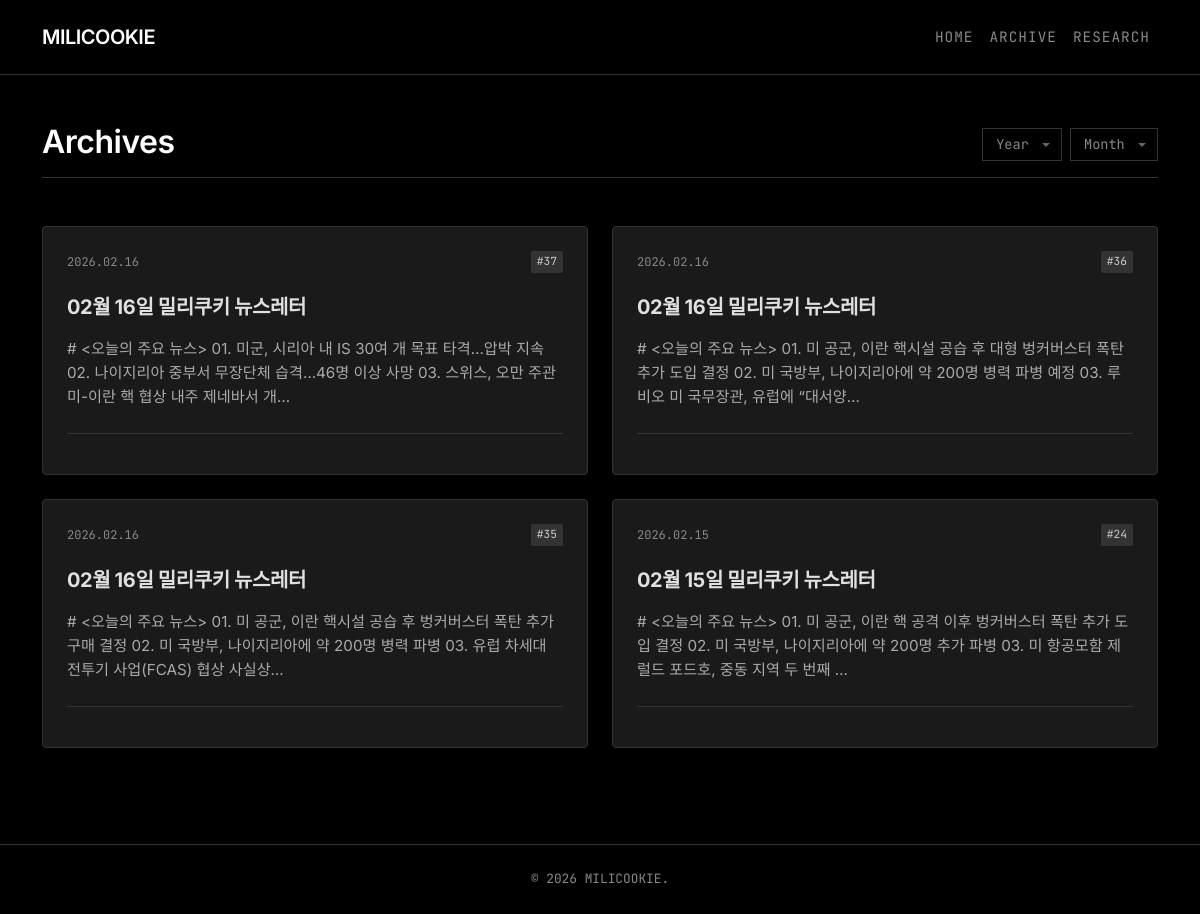
Page /archive/ on the earlier database version.
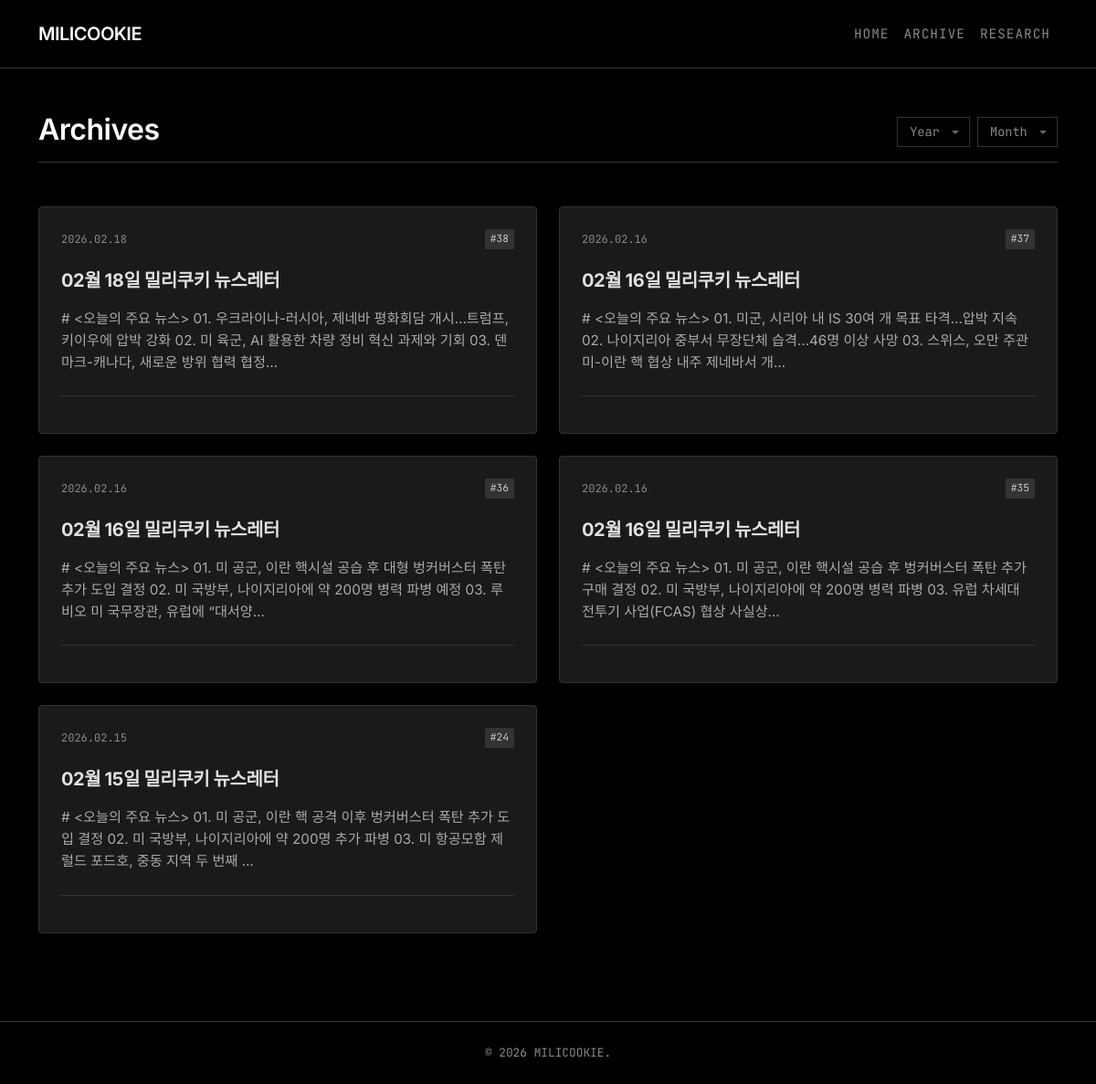
Same page on the later database version.
### newsletters/models.py (models this page shows, shortened)
class Newsletter(models.Model):
    title = models.CharField(max_length=255)
    content = models.TextField(help_text="Full HTML content of the newsletter")
    summary = models.TextField(blank=True, help_text="Short summary for the archive list")
    published_at = models.DateTimeField(auto_now_add=True)
    sent_count = models.IntegerField(default=0, help_text="Number of subscribers this was sent to")
    class Meta:
        ordering = ['-published_at']

### newsletters/views.py (the view)
# urls.py: path('archive/', NewsletterListView.as_view(), name='archive'),
class NewsletterListView(ListView):
    model = Newsletter
    template_name = 'archive.html'
    context_object_name = 'newsletters'
    ordering = ['-published_at']
    paginate_by = 10
    def get_queryset(self):
        queryset = super().get_queryset()
        year = self.request.GET.get('year')
        month = self.request.GET.get('month')
        if year:
            queryset = queryset.filter(published_at__year=year)
        if month:
            queryset = queryset.filter(published_at__month=month)
        return queryset
    def get_context_data(self, **kwargs):
        context = super().get_context_data(**kwargs)
        dates = Newsletter.objects.dates('published_at', 'month', order='DESC')
        years = sorted(list(set(d.year for d in dates)), reverse=True)
        context['years'] = years
        context['months'] = range(1, 13)
        context['selected_year'] = self.request.GET.get('year')
        context['selected_month'] = self.request.GET.get('month')
        return context

### templates/archive.html (shortened to what this page needs)
{% extends 'base.html' %}
{% block content %}
<div class="container py-5">
    <div class="archive-header">
        <h2 class="mb-0">Archives</h2>
        <form method="get" class="filter-form d-flex align-items-center">
            <select name="year" onchange="this.form.submit()">
                <option value="">Year</option>
            </select>
            <select name="month" onchange="this.form.submit()">
                <option value="">Month</option>
            </select>
        </form>
    </div>
    <div class="row row-cols-1 row-cols-md-2 g-4">
        {% for newsletter in newsletters %}
        <div class="col">
            <div class="card newsletter-card p-4">
                <div class="mb-auto" style="position: relative; z-index: 2;">
                    <div class="meta">
                        <span>{{ newsletter.published_at|date:"Y.m.d" }}</span>
                        <span class="issue-tag">#{{ newsletter.id }}</span>
                    </div>
                    <h5 class="card-title mb-3">
                        <a href="{% url 'newsletter_detail' newsletter.id %}" class="text-decoration-none stretched-link">
                            {{ newsletter.title }}
                        </a>
                    </h5>
                    <p class="card-text mb-4">{{ newsletter.summary|truncatechars:120 }}</p>
                </div>
                <div class="mt-auto pt-3 border-top border-secondary" style="border-color: #333 !important; position: relative; z-index: 2;">
                </div>
            </div>
        </div>
        {% empty %}
        <div class="col-12">
            <div class="py-5 text-center text-white font-mono border border-secondary p-5" style="border-style: dashed !important; border-color: #333 !important;">
                조건을 만족하는 아티클이 없습니다.
            </div>
        </div>
        {% endfor %}
    </div>
</div>
{% endblock %}

Differences in the rows shown:
added Newsletter: published_at "2026.02.18", id "38", title "02월 18일 밀리쿠키 뉴스레터", summary "# <오늘의 주요 뉴스> 01. 우크라이나-러시아, 제네바 평화회담 개시…트럼프, 키이우에 압박 강화 02. 미 육군, AI 활용한 차량 정비 혁신 과제와 기회 03. 덴마크-캐나다, 새로운 방위 협력 협정…"
